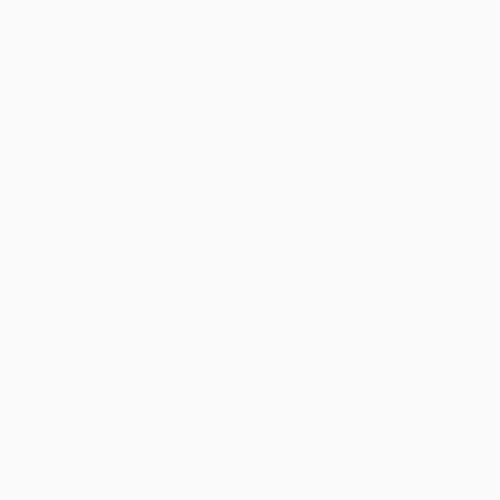
Frame 1 (no input)
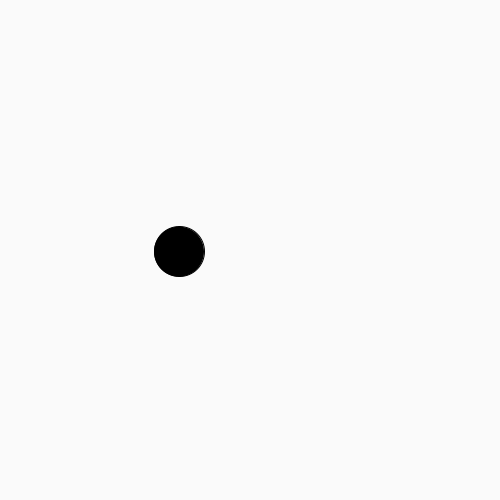
Frame 60 (the mouse pressed at the canvas centre just before this capture)
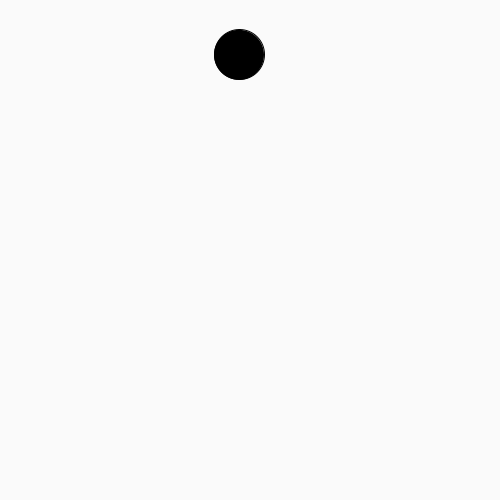
Frame 120 (the mouse held since frame 60 and released just before this capture)

The Processing sketch that drew these frames (run headless with seeded random() and noise(); from frame 60 on, the mouse is pressed at the canvas centre):

// Processing sketch: Parabole
// ── Parabole.pde
//-0.04 (x-400)^(2)+500
float p=120;
int y=120;
void setup(){
  size(500,500);
}

void draw(){
  background(250);
  f(y);
  fill(0);
  ellipse(y,p,50,50);
  y++;
  p++;
  if(y>370){
    y=120;
    p=120;
  }
}

void f(float x){
  x=0.04 * sq(x-250)+50;
  p=x;
}
